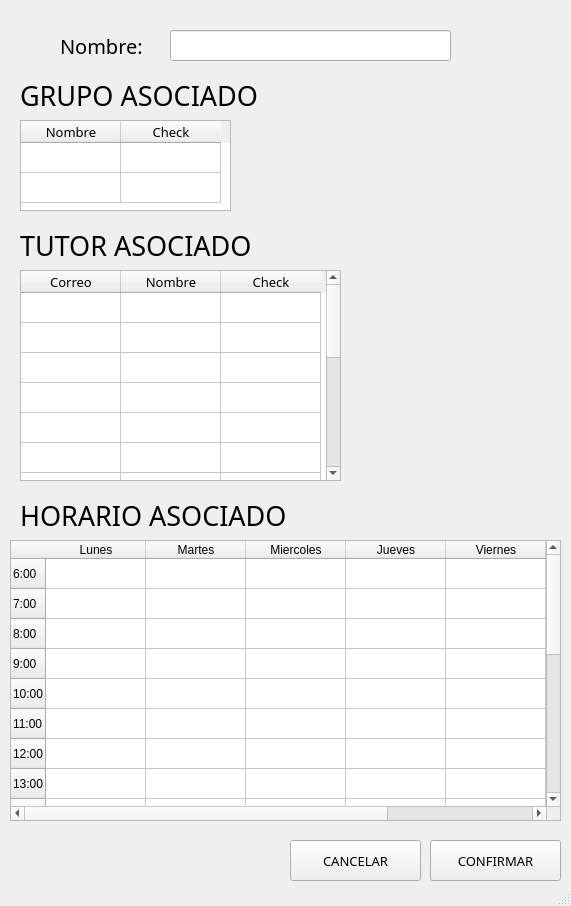
<?xml version="1.0" encoding="UTF-8"?>
<ui version="4.0">
 <class>DatosMateria</class>
 <widget class="QMainWindow" name="DatosMateria">
  <property name="geometry">
   <rect>
    <x>0</x>
    <y>0</y>
    <width>571</width>
    <height>906</height>
   </rect>
  </property>
  <property name="windowTitle">
   <string>Insertar Materia</string>
  </property>
  <widget class="QWidget" name="centralwidget">
   <widget class="QLineEdit" name="nombre">
    <property name="geometry">
     <rect>
      <x>170</x>
      <y>30</y>
      <width>281</width>
      <height>31</height>
     </rect>
    </property>
    <property name="text">
     <string/>
    </property>
   </widget>
   <widget class="QLabel" name="label_11">
    <property name="geometry">
     <rect>
      <x>60</x>
      <y>30</y>
      <width>91</width>
      <height>31</height>
     </rect>
    </property>
    <property name="font">
     <font>
      <family>Arial Rounded MT Bold</family>
      <pointsize>15</pointsize>
      <kerning>true</kerning>
     </font>
    </property>
    <property name="text">
     <string>Nombre:</string>
    </property>
    <property name="textInteractionFlags">
     <set>Qt::LinksAccessibleByMouse</set>
    </property>
   </widget>
   <widget class="QLabel" name="label_12">
    <property name="geometry">
     <rect>
      <x>20</x>
      <y>80</y>
      <width>261</width>
      <height>31</height>
     </rect>
    </property>
    <property name="font">
     <font>
      <family>Arial Rounded MT Bold</family>
      <pointsize>20</pointsize>
      <kerning>true</kerning>
     </font>
    </property>
    <property name="text">
     <string>GRUPO ASOCIADO</string>
    </property>
    <property name="textInteractionFlags">
     <set>Qt::LinksAccessibleByMouse</set>
    </property>
   </widget>
   <widget class="QTableWidget" name="grupos">
    <property name="geometry">
     <rect>
      <x>20</x>
      <y>120</y>
      <width>211</width>
      <height>91</height>
     </rect>
    </property>
    <property name="rowCount">
     <number>2</number>
    </property>
    <attribute name="verticalHeaderVisible">
     <bool>false</bool>
    </attribute>
    <row/>
    <row/>
    <column>
     <property name="text">
      <string>Nombre</string>
     </property>
     <property name="font">
      <font>
       <family>Arial Rounded MT Bold</family>
       <pointsize>10</pointsize>
      </font>
     </property>
     <property name="textAlignment">
      <set>AlignCenter</set>
     </property>
    </column>
    <column>
     <property name="text">
      <string>Check</string>
     </property>
     <property name="font">
      <font>
       <family>Arial Rounded MT Bold</family>
       <pointsize>10</pointsize>
      </font>
     </property>
     <property name="textAlignment">
      <set>AlignCenter</set>
     </property>
    </column>
   </widget>
   <widget class="QLabel" name="label_13">
    <property name="geometry">
     <rect>
      <x>20</x>
      <y>230</y>
      <width>261</width>
      <height>31</height>
     </rect>
    </property>
    <property name="font">
     <font>
      <family>Arial Rounded MT Bold</family>
      <pointsize>20</pointsize>
      <kerning>true</kerning>
     </font>
    </property>
    <property name="text">
     <string>TUTOR ASOCIADO</string>
    </property>
    <property name="textInteractionFlags">
     <set>Qt::LinksAccessibleByMouse</set>
    </property>
   </widget>
   <widget class="QTableWidget" name="tutores">
    <property name="geometry">
     <rect>
      <x>20</x>
      <y>270</y>
      <width>321</width>
      <height>211</height>
     </rect>
    </property>
    <property name="rowCount">
     <number>15</number>
    </property>
    <attribute name="verticalHeaderVisible">
     <bool>false</bool>
    </attribute>
    <row/>
    <row/>
    <row/>
    <row/>
    <row/>
    <row/>
    <row/>
    <row/>
    <row/>
    <row/>
    <row/>
    <row/>
    <row/>
    <row/>
    <row/>
    <column>
     <property name="text">
      <string>Correo</string>
     </property>
     <property name="font">
      <font>
       <family>Arial Rounded MT Bold</family>
       <pointsize>10</pointsize>
      </font>
     </property>
     <property name="textAlignment">
      <set>AlignCenter</set>
     </property>
    </column>
    <column>
     <property name="text">
      <string>Nombre</string>
     </property>
     <property name="font">
      <font>
       <family>Arial Rounded MT Bold</family>
       <pointsize>10</pointsize>
      </font>
     </property>
     <property name="textAlignment">
      <set>AlignCenter</set>
     </property>
    </column>
    <column>
     <property name="text">
      <string>Check</string>
     </property>
     <property name="font">
      <font>
       <family>Arial Rounded MT Bold</family>
       <pointsize>10</pointsize>
      </font>
     </property>
     <property name="textAlignment">
      <set>AlignCenter</set>
     </property>
    </column>
   </widget>
   <widget class="QLabel" name="label_14">
    <property name="geometry">
     <rect>
      <x>20</x>
      <y>500</y>
      <width>281</width>
      <height>31</height>
     </rect>
    </property>
    <property name="font">
     <font>
      <family>Arial Rounded MT Bold</family>
      <pointsize>20</pointsize>
      <kerning>true</kerning>
     </font>
    </property>
    <property name="text">
     <string>HORARIO ASOCIADO</string>
    </property>
    <property name="textInteractionFlags">
     <set>Qt::LinksAccessibleByMouse</set>
    </property>
   </widget>
   <widget class="QTableWidget" name="horario">
    <property name="geometry">
     <rect>
      <x>10</x>
      <y>540</y>
      <width>551</width>
      <height>281</height>
     </rect>
    </property>
    <row>
     <property name="text">
      <string>6:00</string>
     </property>
    </row>
    <row>
     <property name="text">
      <string>7:00</string>
     </property>
    </row>
    <row>
     <property name="text">
      <string>8:00</string>
     </property>
    </row>
    <row>
     <property name="text">
      <string>9:00</string>
     </property>
    </row>
    <row>
     <property name="text">
      <string>10:00</string>
     </property>
    </row>
    <row>
     <property name="text">
      <string>11:00</string>
     </property>
    </row>
    <row>
     <property name="text">
      <string>12:00</string>
     </property>
    </row>
    <row>
     <property name="text">
      <string>13:00</string>
     </property>
    </row>
    <row>
     <property name="text">
      <string>14:00</string>
     </property>
    </row>
    <row>
     <property name="text">
      <string>15:00</string>
     </property>
    </row>
    <row>
     <property name="text">
      <string>16:00</string>
     </property>
    </row>
    <row>
     <property name="text">
      <string>17:00</string>
     </property>
    </row>
    <row>
     <property name="text">
      <string>18:00</string>
     </property>
    </row>
    <row>
     <property name="text">
      <string>19:00</string>
     </property>
    </row>
    <row>
     <property name="text">
      <string>20:00</string>
     </property>
    </row>
    <row>
     <property name="text">
      <string>21:00</string>
     </property>
    </row>
    <row>
     <property name="text">
      <string>22:00</string>
     </property>
    </row>
    <row>
     <property name="text">
      <string>23:00</string>
     </property>
    </row>
    <row>
     <property name="text">
      <string>24:00</string>
     </property>
    </row>
    <column>
     <property name="text">
      <string>Lunes</string>
     </property>
    </column>
    <column>
     <property name="text">
      <string>Martes</string>
     </property>
    </column>
    <column>
     <property name="text">
      <string>Miercoles</string>
     </property>
    </column>
    <column>
     <property name="text">
      <string>Jueves</string>
     </property>
    </column>
    <column>
     <property name="text">
      <string>Viernes</string>
     </property>
    </column>
    <column>
     <property name="text">
      <string>Sabado</string>
     </property>
    </column>
    <column>
     <property name="text">
      <string>Domingo</string>
     </property>
    </column>
   </widget>
   <widget class="QPushButton" name="confirmar">
    <property name="geometry">
     <rect>
      <x>430</x>
      <y>840</y>
      <width>131</width>
      <height>41</height>
     </rect>
    </property>
    <property name="font">
     <font>
      <family>Arial Rounded MT Bold</family>
      <pointsize>10</pointsize>
      <weight>50</weight>
      <bold>false</bold>
     </font>
    </property>
    <property name="text">
     <string>CONFIRMAR</string>
    </property>
    <property name="checkable">
     <bool>false</bool>
    </property>
    <property name="autoDefault">
     <bool>false</bool>
    </property>
    <property name="default">
     <bool>false</bool>
    </property>
    <property name="flat">
     <bool>false</bool>
    </property>
   </widget>
   <widget class="QPushButton" name="cancelar">
    <property name="geometry">
     <rect>
      <x>290</x>
      <y>840</y>
      <width>131</width>
      <height>41</height>
     </rect>
    </property>
    <property name="font">
     <font>
      <family>Arial Rounded MT Bold</family>
      <pointsize>10</pointsize>
      <weight>50</weight>
      <bold>false</bold>
     </font>
    </property>
    <property name="text">
     <string>CANCELAR</string>
    </property>
    <property name="checkable">
     <bool>false</bool>
    </property>
    <property name="autoDefault">
     <bool>false</bool>
    </property>
    <property name="default">
     <bool>false</bool>
    </property>
    <property name="flat">
     <bool>false</bool>
    </property>
   </widget>
  </widget>
  <widget class="QStatusBar" name="statusbar"/>
 </widget>
 <resources/>
 <connections/>
</ui>
